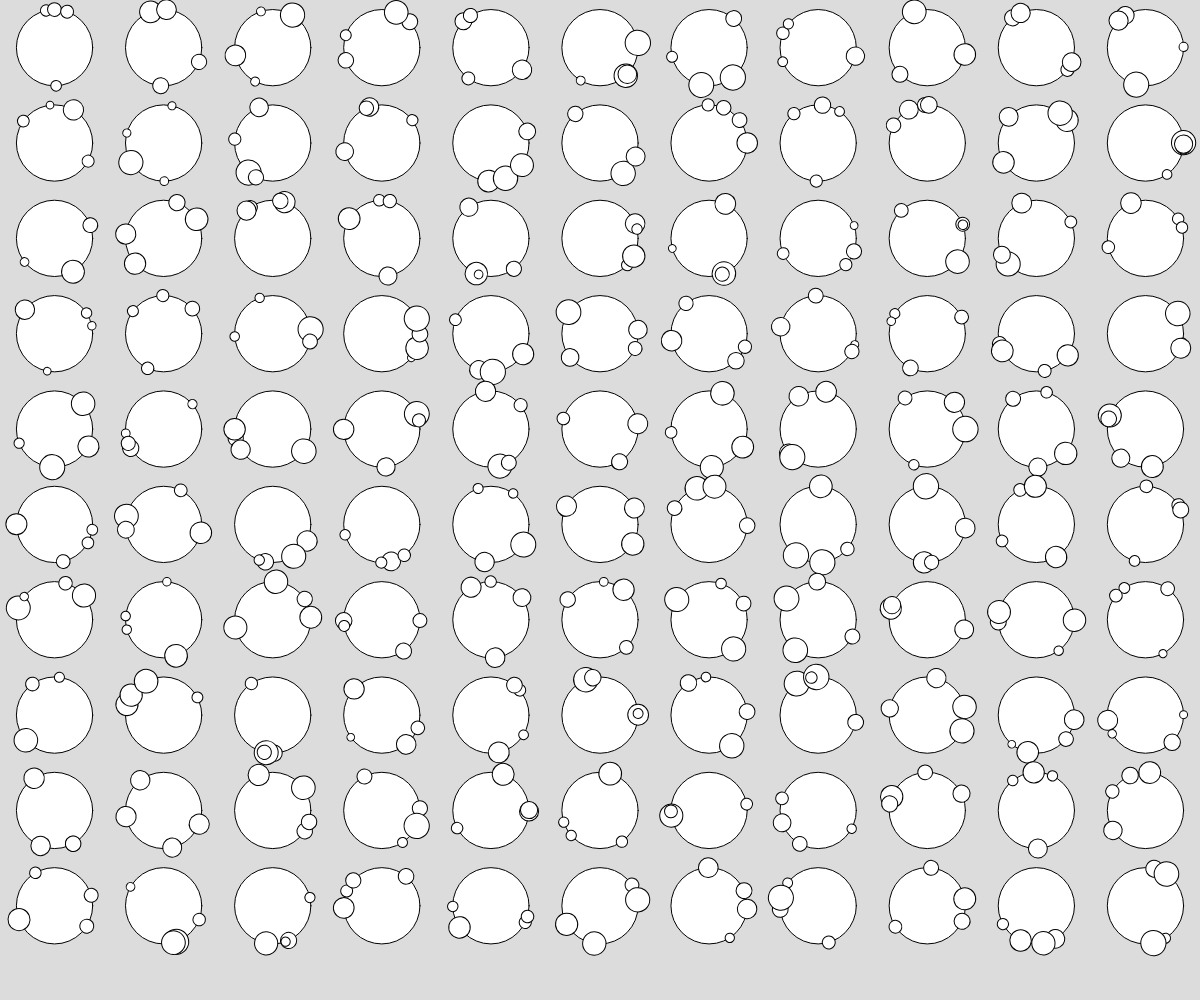
Frame 1 (no input)
Frame 60 (no input): identical to frame 1, image omitted
Frame 120 (the mouse pressed at the canvas centre since frame 60): identical to frame 1, image omitted

The p5.js sketch that drew this single still picture (run headless with seeded random() and noise() and a simulated clock; from frame 60 on, the mouse is pressed at the canvas centre):

// p5.js sketch
// ── sketch.js
function preload() {
  // put preload code here
}

function setup() {
  createCanvas(windowWidth, windowHeight);

    background(220);
    //disegno glifi
    let numeroGlifi = 110;
    let numeroColonne = ceil(sqrt(numeroGlifi));
    let numeroRighe = sqrt(numeroGlifi);
    let dimColonna= windowWidth / numeroColonne;
    let dimRiga = windowHeight / numeroRighe;

    let xCorrente = 0;
    let yCorrente = 0;

    for (let g = 0; g < numeroGlifi; g++) {

      mioGlifo(xCorrente + dimColonna/2, yCorrente + dimRiga/2, dimRiga*0.8);
      xCorrente = xCorrente + dimColonna;

      if (xCorrente >= windowWidth) {
        xCorrente = 0;
        yCorrente = yCorrente + dimRiga;
      }
    }
}

function draw() {
}

function mioGlifo(_x, _y, _size) {
push()
  translate(_x, _y);
  circle(0, 0, _size);

  //disegno il secondo pallino, faccio rotazione casuale 
  for (let i = 0; i < 4; i++) {
  angleMode(DEGREES);
  const mioRotazione = random(0, 360);
  const mioRaggio = random(_size / 10, _size / 3);
  push()
  rotate(mioRotazione);
  translate(_size/2, 0);
  circle(0, 0, mioRaggio);
  pop()
  }
  pop()

}
